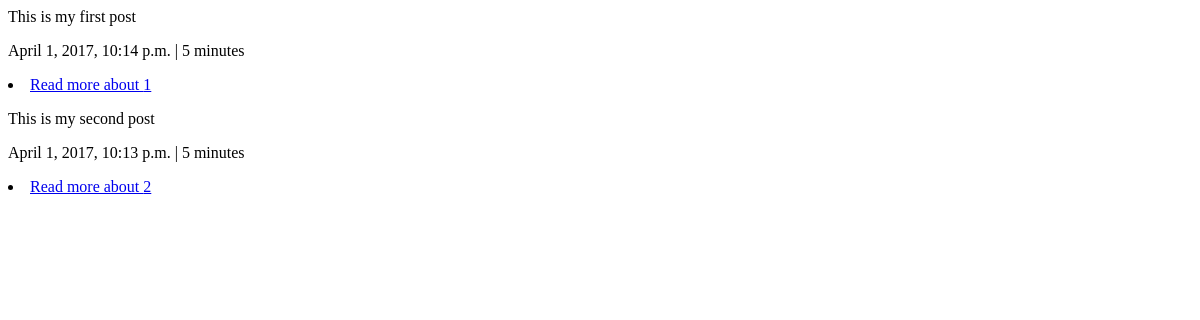
The app's page /, older data.
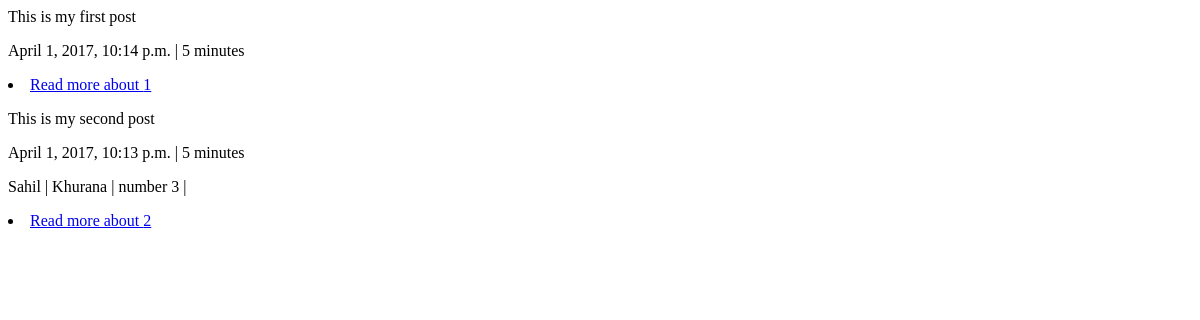
The same page, newer data.
### blog/models.py (models this page shows, shortened)
class Post(models.Model):
    title = models.CharField(max_length = 200)
    desc_sh = models.TextField(verbose_name = 'Short Description')
    desc_lg = models.TextField(verbose_name = 'Long Description')
    create_date = models.DateTimeField(verbose_name = 'Created on:', default = timezone.now())
    published_date = models.DateTimeField(verbose_name = 'Published on:', blank = True, null =  True)
    read_time = models.IntegerField(default = 5)
    def was_published_recently(self):
        now  = timezone.now()
        return now - datetime.timedelta(days=1) <= self.published_date <= now
    was_published_recently.admin_order_field = 'published_date'
    was_published_recently.boolean = True
    was_published_recently.short_description = 'Published recently?'

class Tag(models.Model):
    parent = models.ForeignKey(Post, on_delete = models.CASCADE, verbose_name = 'Post')
    name = models.CharField(max_length = 20)

### blog/views.py (the view)
# urls.py: url(r'^$', views.index, name='index'),
def index(request):
    latest_posts = Post.objects.order_by('-published_date')[:5]
    context = {'latest_posts':latest_posts}
    return render(request, 'blog/index.html', context)

### blog/templates/blog/index.html
{% for post in latest_posts %}
    <p>{{ post.title }}</p>
    <p>{{ post.published_date }} | {{post.read_time}} minutes </p>
    {% for tags in post.tag_set.all %}
        {{ tags.name }} |
    {% endfor %}
    <p><li><a href="{% url 'blog:detail' post.id %}" target="_blank">Read more about {{ post.id }}</a></li>
{% endfor %}

Row changes from the older to the newer data that the page shows:
added Tag: name "Sahil", shown under Post "This is my second post"
added Tag: name "Khurana", shown under Post "This is my second post"
added Tag: name "number 3", shown under Post "This is my second post"
